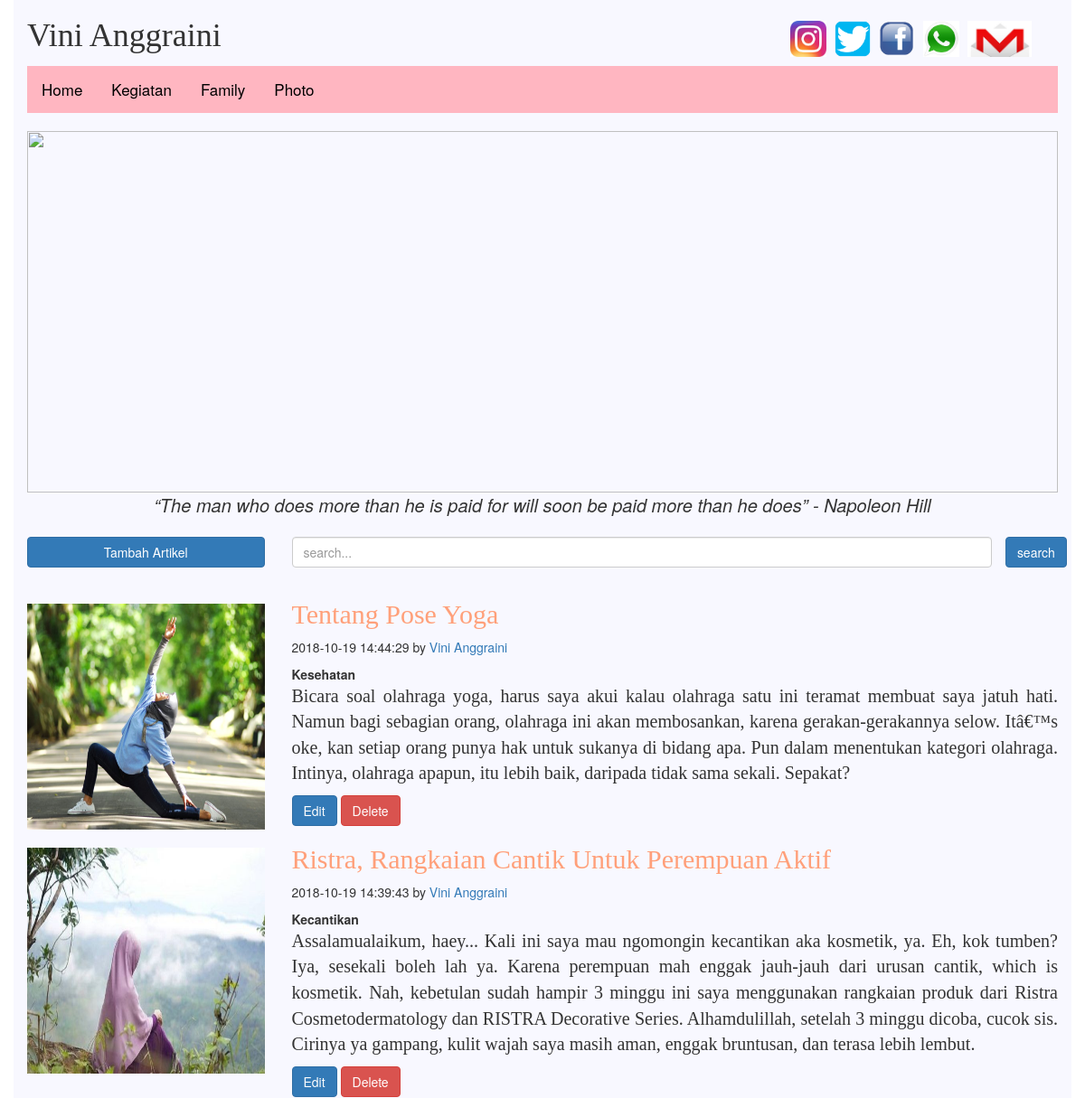
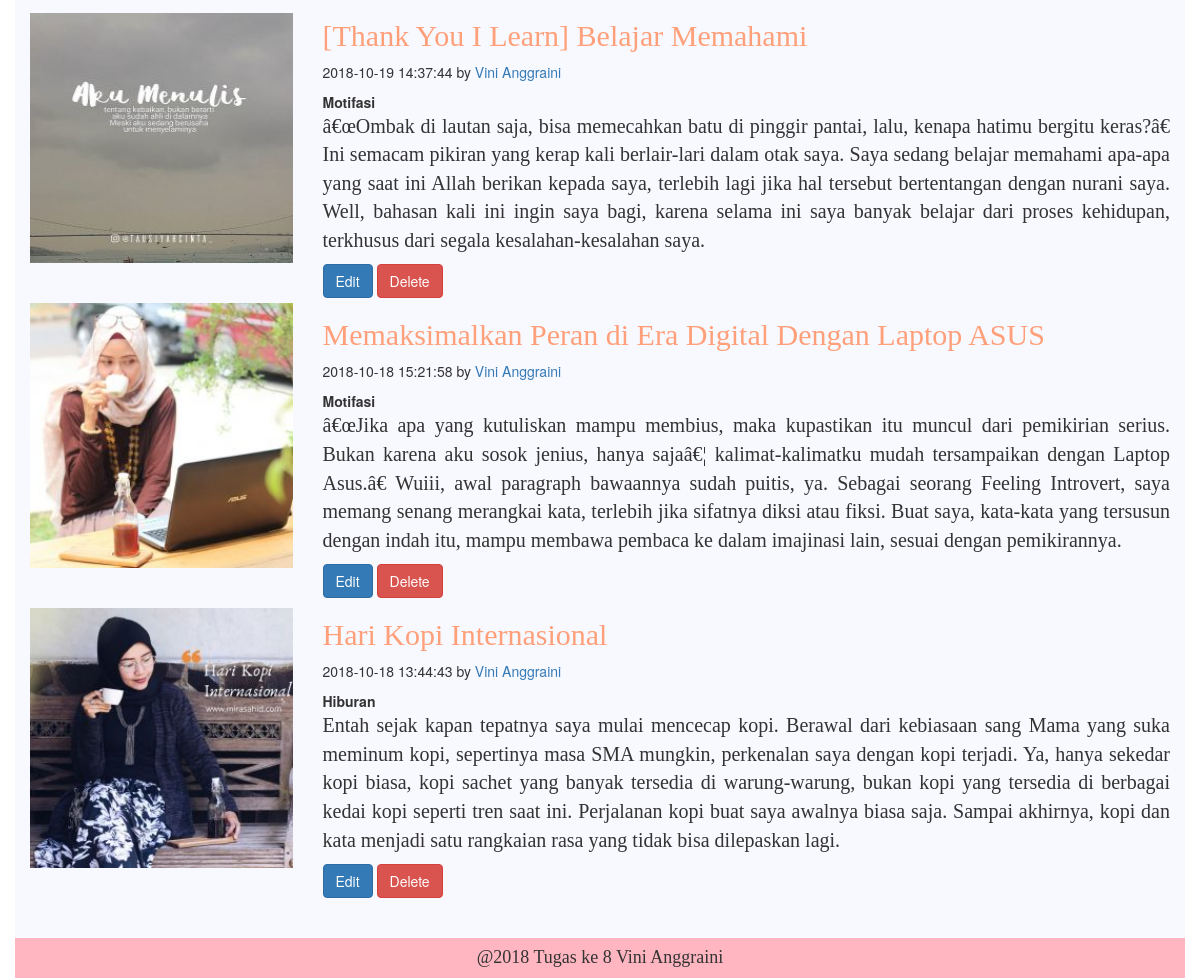
The page / on the database its author committed (2 pictures, top to bottom).
### tables this page shows
CREATE TABLE `artikel` (
  `id_artikel` int(11) NOT NULL,
  `judul_artikel` varchar(100) NOT NULL,
  `isi_artikel` text NOT NULL,
  `author_artikel` varchar(50) NOT NULL,
  `tanggal_artikel` timestamp NOT NULL DEFAULT CURRENT_TIMESTAMP ON UPDATE CURRENT_TIMESTAMP,
  `id_kategori` int(11) NOT NULL
);

CREATE TABLE `kategori` (
  `id_kategori` int(11) NOT NULL,
  `nama_kategori` varchar(50) NOT NULL
);

### index.php (the view, shortened to what this page needs)
<?php
	include_once('config.php');
?>
<!DOCTYPE html>
<html lang="en">
	<head>
		<link href="css/bootstrap.min.css" rel="stylesheet">
	</head>
	<body>
		<div class="container" style="background-color: #F8F8FF;">
			<div class="blog-header">
				<h1 class="blog-title" style="font-family: Harlow Solid Italic;">Vini Anggraini
					<img src="img/instagram.jpg" style="margin-left: 620px; height: 40px;">
				  	<img src="img/twitter.png" style="height: 40px;">
				  	<img src="img/facebook.png" style="height: 40px;">
				  	<img src="img/whatsap.jpg" style="height: 40px;">
				  	<img src="img/email.jpg" style="height: 40px;">
				</h1>
				<div class="topnav" style='background-color: #FFB6C1;'>
				  <a class="active" href="#home" style="font-family: 30px">Home</a>
				  <a href="#Kegiatan">Kegiatan</a>
				  <a href="#Family">Family</a>
				  <a href="#Photo">Photo</a>
				 </div>
				 <br>
				<img src="img/work.jpg" style="width: 100%; height: 400px;">
				<marquee style="text-align: center; font-size: 20px;"><i>“The man who does more than he is paid for will soon be paid more than he does” -  Napoleon Hill</i></marquee>
			</div>
			<br>
			<div class="row">
				<div class="col-md-3">
					<a href="add.php" class="btn btn-primary btn-block">Tambah Artikel</a>
					<br><br>
					<img src="img/yoga.jpeg" style="width: 100%; height: 250px">
					<br><br>
					<img src="img/gambar.jpg" style="width: 100%; height: 250px">
					<br><br><br>
					<img src="img/memahami.jpg" style="width: 100%; height: 250px">
					<br><br><br>
					<img src="img/asus.jpeg" style="width: 100%; height: 265px">
					<br><br><br>
					<img src="img/kopi.jpeg" style="width: 100%; height: 260px">
					<br>
				</div>
				<div class="col-md-9 blog-main">
					<?php
						if(isset($_GET['submit'])){
							$search_keyword = $_GET['search_keyword'];
						}else{
							$search_keyword = "";
						}
						$result = mysqli_query($mysqli, "select * from artikel join kategori on artikel.id_kategori = kategori.id_kategori where judul_artikel like '%$search_keyword%' order by tanggal_artikel desc");
					?>
					<form action="index.php" method="GET">
						<div class="row content">
							<div class="col-md-11">
								<div class="form-group">
									<input class="form-control" type="text" name="search_keyword" placeholder="search...">
								</div>
							</div>
							<input type="submit" class="btn btn-primary" name="submit" value="search">
						</div>
					</form>
					<?php
						if(mysqli_num_rows($result) == 0){
							echo "<em>Tidak ada artikel</em>";
						}else{
							while($artikel_data = mysqli_fetch_array($result)){
								?>
								<div class="blog-post">
									<h2 class="blog-post-title" style="color: #FFA07A; font-family: AR JULIAN;"><?php echo $artikel_data['judul_artikel']; ?></h2>
									<p class="blog-post-meta"><?= $artikel_data['tanggal_artikel'] ?> by <a href="#"><?= $artikel_data['author_artikel'] ?></a></p>
									<span class="label1 label1-success"><b><?php echo $artikel_data['nama_kategori']; ?></b></span>
									<p style="text-align: justify; font-family: Goudy Old Style; font-size: 20px;">
										<?= $artikel_data['isi_artikel'] ?>
									</p>
									<a href="edit.php?id_artikel=<?php echo $artikel_data['id_artikel']; ?>" class="btn btn-primary">Edit</a>
									<a href="delete.php?id_artikel=<?php echo $artikel_data['id_artikel']; ?>" class="btn btn-danger" onclick="return confirm('Apakah anda yakin akan menghapus artikel ini?');">Delete</a>
								</div>
								<?php
							}
						}
					?>
				</div>
			</div>
		<br><br>
		<div class="row">
		<div class="col-md-12" style="text-align: center; background-color: #FFB6C1; font-family: Comic Sans MS;">
			<h4>@2018 Tugas ke 8 Vini Anggraini</h4>
		</div>
		</div>
		</div>
	</body>
</html>

### index.php (style rules this page uses)
.topnav { overflow: hidden; background-color: #e9e9e9; }
.topnav a { float: left; display: block; color: black; text-align: center; padding: 14px 16px; text-decoration: none; font-size: 17px; }

### rows shown on the page
artikel: judul_artikel "Tentang Pose Yoga", tanggal_artikel "2018-10-19 14:44:29", author_artikel "Vini Anggraini", id_kategori.nama_kategori "Kesehatan", isi_artikel "Bicara soal olahraga yoga, harus saya akui kalau olahraga satu ini teramat membuat saya jatuh hati. Namun bagi sebagian orang, olahraga ini akan membosankan, karena gerakan-gerakannya selow. Itâ€™s oke, kan setiap orang punya hak untuk sukanya di bidang apa. Pun dalam menentukan kategori olahraga. Intinya, olahraga apapun, itu lebih baik, daripada tidak sama sekali. Sepakat?"
artikel: judul_artikel "Ristra, Rangkaian Cantik Untuk Perempuan Aktif", tanggal_artikel "2018-10-19 14:39:43", author_artikel "Vini Anggraini", id_kategori.nama_kategori "Kecantikan", isi_artikel "Assalamualaikum, haey... Kali ini saya mau ngomongin kecantikan aka kosmetik, ya. Eh, kok tumben? Iya, sesekali boleh lah ya. Karena perempuan mah enggak jauh-jauh dari urusan cantik, which is kosmetik. Nah, kebetulan sudah hampir 3 minggu ini saya menggunakan rangkaian produk dari Ristra Cosmetodermatology dan RISTRA Decorative Series. Alhamdulillah, setelah 3 minggu dicoba, cucok sis. Cirinya ya gampang, kulit wajah saya masih aman, enggak bruntusan, dan terasa lebih lembut."
artikel: judul_artikel "[Thank You I Learn] Belajar Memahami", tanggal_artikel "2018-10-19 14:37:44", author_artikel "Vini Anggraini", id_kategori.nama_kategori "Motifasi", isi_artikel "â€œOmbak di lautan saja, bisa memecahkan batu di pinggir pantai, lalu, kenapa hatimu bergitu keras?â€ Ini semacam pikiran yang kerap kali berlair-lari dalam otak saya. Saya sedang belajar memahami apa-apa yang saat ini Allah berikan kepada saya, terlebih lagi jika hal tersebut bertentangan dengan nurani saya. Well, bahasan kali ini ingin saya bagi, karena selama ini saya banyak belajar dari proses kehidupan, terkhusus dari segala kesalahan-kesalahan saya."
artikel: judul_artikel "Memaksimalkan Peran di Era Digital Dengan Laptop ASUS", tanggal_artikel "2018-10-18 15:21:58", author_artikel "Vini Anggraini", id_kategori.nama_kategori "Motifasi", isi_artikel "â€œJika apa yang kutuliskan mampu membius, maka kupastikan itu muncul dari pemikirian serius. Bukan karena aku sosok jenius, hanya sajaâ€¦ kalimat-kalimatku mudah tersampaikan dengan Laptop Asus.â€ Wuiii, awal paragraph bawaannya sudah puitis, ya. Sebagai seorang Feeling Introvert, saya memang senang merangkai kata, terlebih jika sifatnya diksi atau fiksi. Buat saya, kata-kata yang tersusun dengan indah itu, mampu membawa pembaca ke dalam imajinasi lain, sesuai dengan pemikirannya."
artikel: judul_artikel "Hari Kopi Internasional", tanggal_artikel "2018-10-18 13:44:43", author_artikel "Vini Anggraini", id_kategori.nama_kategori "Hiburan", isi_artikel "Entah sejak kapan tepatnya saya mulai mencecap kopi. Berawal dari kebiasaan sang Mama yang suka meminum kopi, sepertinya masa SMA mungkin, perkenalan saya dengan kopi terjadi. Ya, hanya sekedar kopi biasa, kopi sachet yang banyak tersedia di warung-warung, bukan kopi yang tersedia di berbagai kedai kopi seperti tren saat ini. Perjalanan kopi buat saya awalnya biasa saja. Sampai akhirnya, kopi dan kata menjadi satu rangkaian rasa yang tidak bisa dilepaskan lagi."
